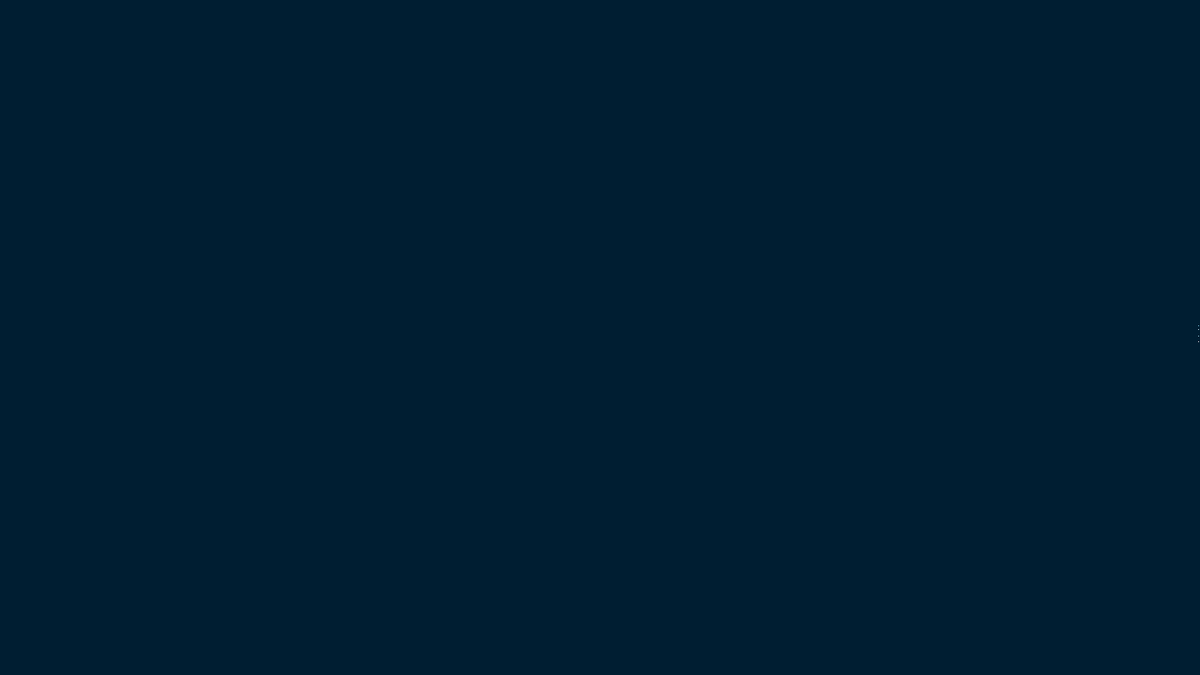
Frame 1 (no input)
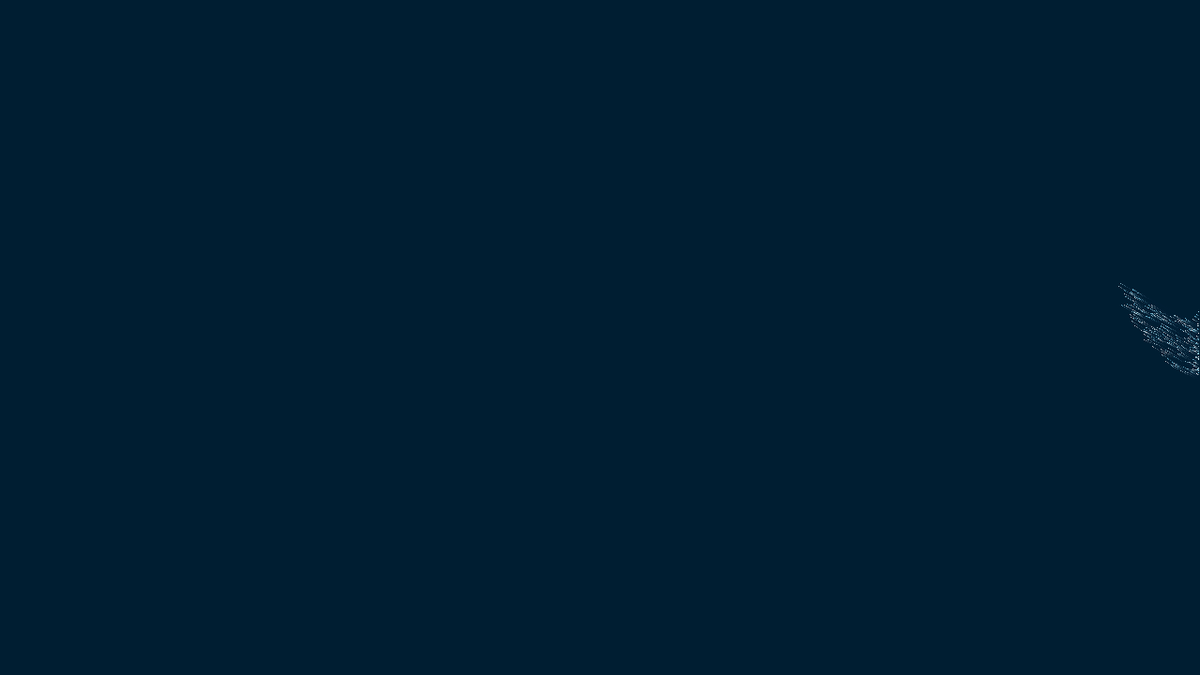
Frame 60 (the mouse pressed at the canvas centre just before this capture)
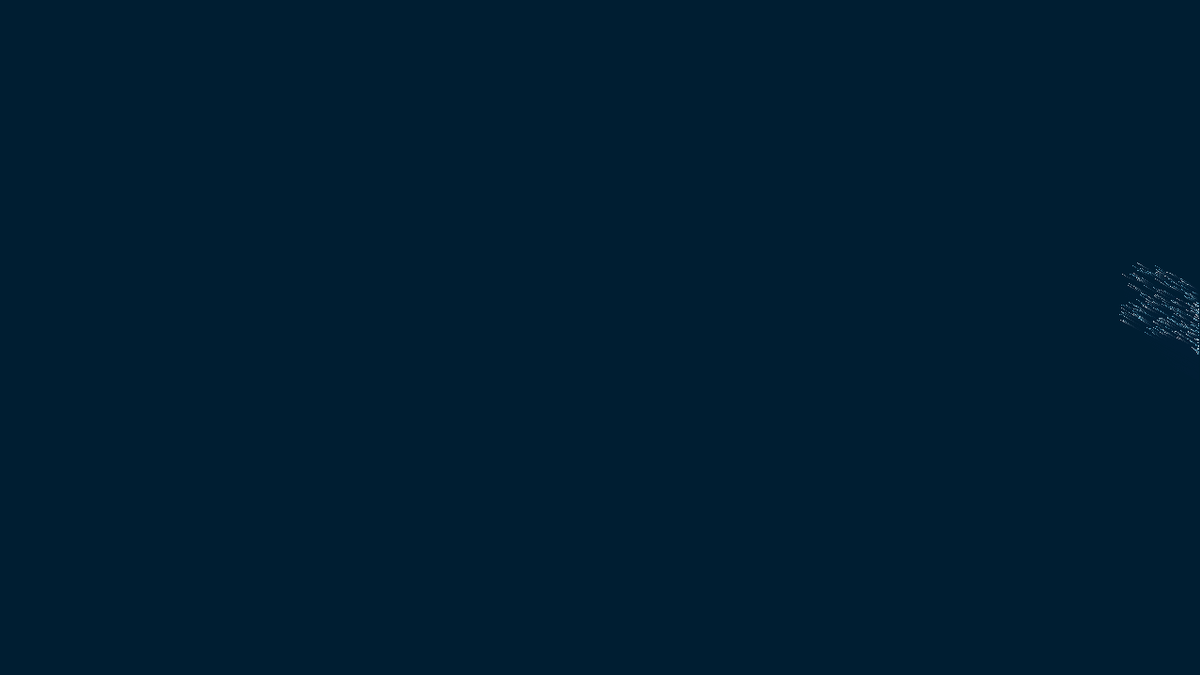
Frame 120 (the mouse held since frame 60 and released just before this capture)

The Processing sketch that drew these frames (run headless with seeded random() and noise(); from frame 60 on, the mouse is pressed at the canvas centre):

// Processing sketch: sketch376317
// ── sketch376317.pde
/* OpenProcessing Tweak of *@*http://www.openprocessing.org/sketch/376317*@* */
/* !do not delete the line above, required for linking your tweak if you upload again */
/*
Flow field waterfall
    
Controls:
- Click to change to the next flow preset.
- Move mouse along x axis to set where gravity takes over.
    
Author: Jason Labbe
Site: jasonlabbe3d.com
*/


// Global variables
ArrayList<Pixel> allPixels = new ArrayList<Pixel>();
ArrayList<PVector> flowField = new ArrayList<PVector>();
ArrayList<ArrayList<PVector>> flowFieldPresets = new ArrayList<ArrayList<PVector>>();
int presetIndex = 0;
int columnCount = 10;
int columnSize;
int particlesPerFrame = 4;
int activatorPosX = 200;


class Pixel {
  PVector pos = new PVector(0, 0);
  PVector vel = new PVector(0, 0);
  PVector acc = new PVector(0, 0);
  color pixelColor;
  float speed = 1.0;
  boolean active = false;
  float fallRate = 0;
  float speedLimit = 1.0;
  
  Pixel(int x, int y, color inputColor) {
    this.pos.set(x, y);
    this.pixelColor = inputColor;
  }
  
  int getColumnIndex() {
    int index = (int)this.pos.x/columnSize;
    return index;
  }
  
  void draw() {
    strokeWeight(1);
    stroke(this.pixelColor);
    point(this.pos.x, this.pos.y);
  }
}


void setup() {
  size(1280, 720);
  noFill();
  background(0, 30, 50);
  
  columnSize = width/columnCount;
  
  float[] preset1 = new float[] {-1.0, 1.0, -1.0, 1.0, -1.0, 1.0, -1.0, 1.0, -1.0, 0.5};
  float[] preset2 = new float[] {0, -0.3, -0.2, -0.1, 0, 1.0, 1.25, -1.0, -1.0, 0.5};
  float[] preset3 = new float[] {0, 0.5, 0.25, -0.4, 1.15, -1.35, 0.25, 0.75, 0.5, 0};
  float[] preset4 = new float[] {-0.5, 0.5, -0.5, 0.5, -1, -0.2, -0.4, 0, 0, 0.75};
  float[] preset5 = new float[] {1.25, -1.25, 1.25, -1.25, 1.25, -1.25, 1.25, -1.25, 1.25, -0.25};
  float[] preset6 = new float[] {-0.8, 1.0, -1.2, 1.3, -1.2, 1.0, -0.8, 0.6, -0.4, 0.2};
  
  addFlowPreset(preset1);
  addFlowPreset(preset2);
  addFlowPreset(preset3);
  addFlowPreset(preset4);
  addFlowPreset(preset5);
  addFlowPreset(preset6);
}


void addFlowPreset(float[] rotateValues) {
  ArrayList<PVector> preset = new ArrayList<PVector>();
  
  // Point left and rotate from that axis
  for (int i = 0; i < rotateValues.length; i++) {
    PVector direction = new PVector(-1, 0);
    rotateVector(direction, rotateValues[i]);
    direction.normalize();
    preset.add(direction);
  }
  
  flowFieldPresets.add(preset);
}


// PVector.rotate() doesn't work in js mode.
void rotateVector(PVector vec, float angle) {
  float prevX = vec.x;
  vec.x = vec.x*cos(angle) - vec.y*sin(angle);
  vec.y = prevX*sin(angle) + vec.y*cos(angle);
}


void draw() {
  // Motion blur
  noStroke();
  fill(0, 30, 50, 80);
  rect(0, 0, width*2, height*2);
  
  // Create a new set of particles
  for (int x = 0; x < particlesPerFrame; x ++) {
    color pixelColor = color(255-(x*40), 255-(x*10), 255);
    float sourceHeight = (height/2)+sin(frameCount/20.0)*20;
    float pinch = 15+(sin(frameCount/50.0)*20);
    Pixel newPixel = new Pixel(width-1, (int)random(sourceHeight-pinch, sourceHeight+pinch), pixelColor);
    newPixel.speed = random(0.075, 0.1);
    newPixel.speedLimit = newPixel.speed * 20.0;
    newPixel.fallRate = random(0.05, 0.15);
    allPixels.add(newPixel);
  }
  
  for (int i = allPixels.size()-1; i > -1; i--) {
    Pixel p = allPixels.get(i);
    
    if (p.pos.x < (int)random(activatorPosX-50, activatorPosX)) {
      // Set as active if it goes pass the line
      p.active = true;
    } else if (p.pos.x < activatorPosX+80) {
      // Set a few as active if it's near the line for a nicer effect
      if ((int)random(0, 10000) < 10) {
        p.active = true;
      }
    }
    
    if (p.active) {
      // Drop with gravity
      PVector gravity = new PVector(0, p.fallRate);
      p.acc.add(gravity);
    } else {
      // Follow the flow field
      int index = (int)p.getColumnIndex();
      if (index < 0) { continue; }
      PVector direction = new PVector(flowFieldPresets.get(presetIndex).get(index).x, flowFieldPresets.get(presetIndex).get(index).y);
      direction.normalize();
      direction.mult(p.speed);
      p.acc.add(direction);
    }
    
    p.vel.add(p.acc);
    
    // Clamp to particle's speed limit
    if (! p.active) {
      if (p.vel.mag() > p.speedLimit) {
        p.vel.normalize();
        p.vel.mult(p.speedLimit);
      }
    }
    
    p.pos.add(p.vel);
    p.acc.mult(0);
    
    p.draw();
    
    // Kill particle if it goes off screen
    if (p.pos.x < 0 || p.pos.y > height+100) {
      allPixels.remove(p);
    }
  }
  
  // Draw line
  stroke(255, 255, 0);
  strokeWeight(0);
  //line(activatorPosX, 0, activatorPosX, height);
  
  // Draw tip
  fill(255);
  textSize(10);
  textAlign(CENTER);
  //text("Click for a new flow.", width/2, height-20);
}


// Change to next preset
void mousePressed() {
  allPixels.clear();
  presetIndex += 1;
  if (presetIndex > flowFieldPresets.size()-1) { presetIndex = 0; }
}


void mouseMoved() {
  activatorPosX = mouseX;
}
